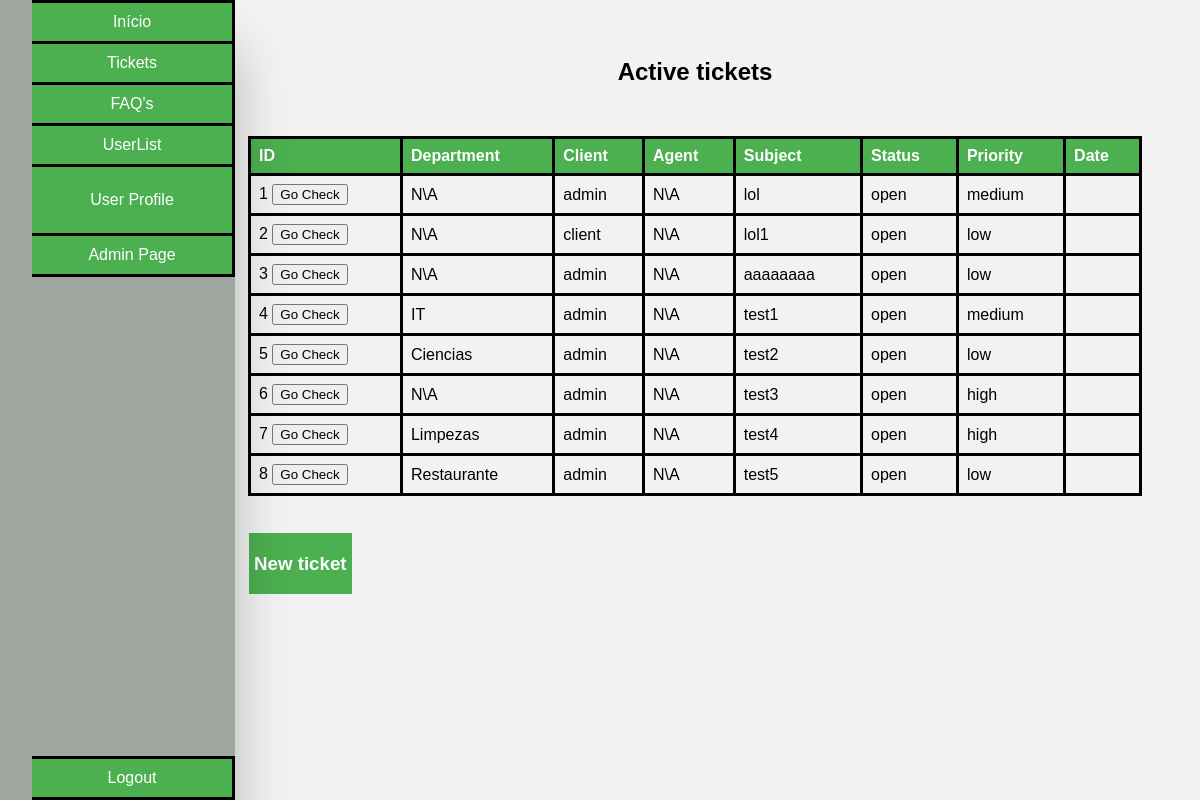
/tickets.php (signed in), run on an earlier commit of the app's database.
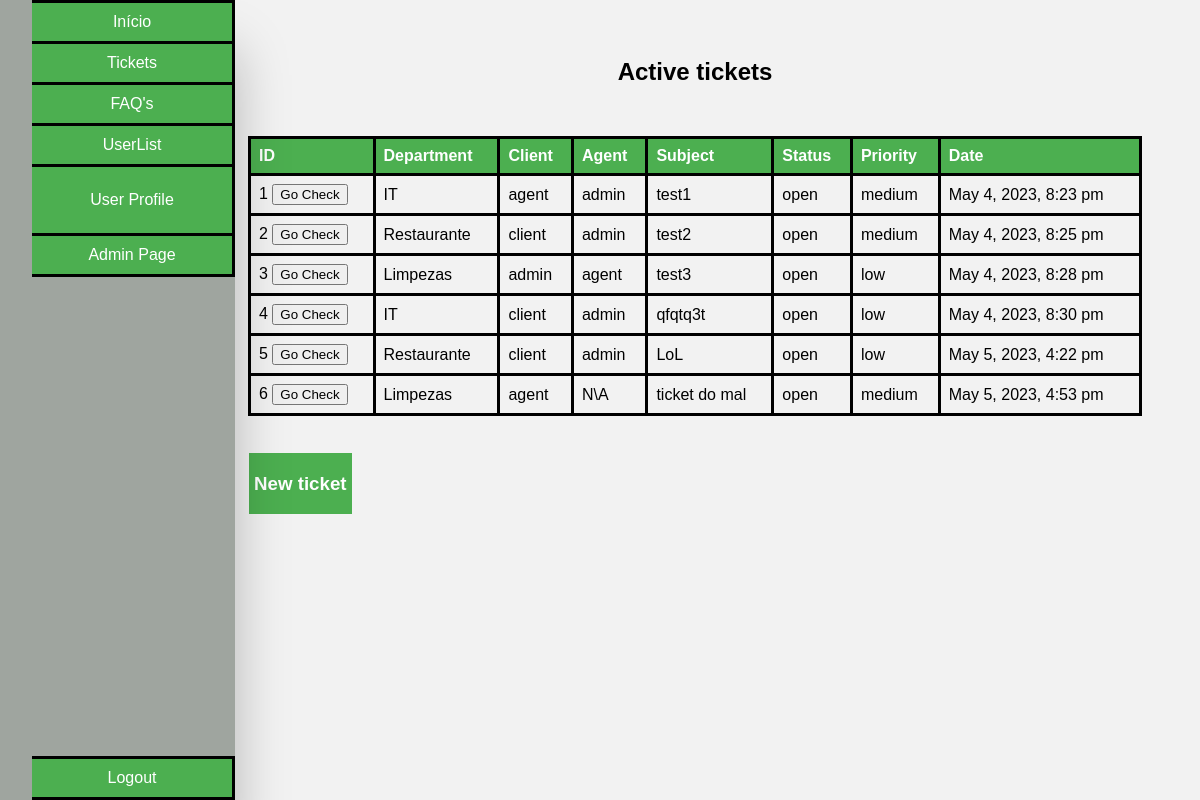
And on a later commit of the database.
### tables this page shows
CREATE TABLE tickets(
    id INTEGER PRIMARY KEY,
    department_id INTEGER,
    client_id INTEGER,
    agent_id INTEGER,
    subject VARCHAR(200) NOT NULL,
    description TEXT NOT NULL,
    status VARCHAR(10) CHECK(status = 'open' or status = 'assigned' or status = 'closed') NOT NULL,
    priority VARCHAR(10) CHECK(priority = 'low' or priority = 'medium' or priority ='high') NOT NULL,
    created_at DATETIME NOT NULL,
    updated_at DATETIME,
    FOREIGN KEY (department_id) REFERENCES department(id),
    FOREIGN KEY (client_id) REFERENCES user(id),
    FOREIGN KEY (agent_id) REFERENCES user(id)
);

CREATE TABLE user(
    id INTEGER PRIMARY KEY,
    name VARCHAR(50) NOT NULL,
    username VARCHAR(50) UNIQUE NOT NULL,
    email VARCHAR(50) UNIQUE NOT NULL,
    password VARCHAR(255) NOT NULL,
    role VARCHAR(10) CHECK(role = 'client' or role = 'agent' or role = 'admin') NOT NULL
);

CREATE TABLE department(
    id INTEGER PRIMARY KEY,
    name VARCHAR(50) NOT NULL
);

### functions.php (the view, shortened to what this page needs)
<?php
function searchUser($id){
    $db = getDatabaseConnection();
    $stmt = $db->prepare('SELECT * FROM user WHERE id = ?');
    $stmt->execute(array($id));
    return $stmt->fetch();
}
function getTicketsTableForUser($paramter){
    $db = getDatabaseConnection();
    $user = searchUser($_SESSION["user_id"]);
    if($paramter == 0){
        $stmt = $db->prepare('SELECT * FROM tickets WHERE client_id = ?');
        $stmt->execute(array($user["id"]));
        $tickets = $stmt->fetchAll();
    }
    else if($paramter == 1){
        $stmt = $db->prepare('SELECT * FROM tickets WHERE agent_id = ?');
        $stmt->execute(array($user["id"]));
        $tickets = $stmt->fetchAll();
    }
    else if($paramter == 2){
        $stmt = $db->prepare('SELECT * FROM tickets');
        $stmt->execute();
        $tickets = $stmt->fetchAll();
    }
    foreach ($tickets as $ticket) {
        $stmt = $db->prepare('SELECT * FROM department WHERE id = ?');
        $stmt->execute(array($ticket['department_id']));
        $department = $stmt->fetch();
        if($department == null){$department["name"] = "N\A";}
        $stmt = $db->prepare('SELECT * FROM user WHERE id = ?');
        $stmt->execute(array($ticket['client_id']));
        $c_user = $stmt->fetch();
        $stmt = $db->prepare('SELECT * FROM user WHERE id = ?');
        $stmt->execute(array($ticket['agent_id']));
        $a_user = $stmt->fetch();
        if($a_user == null){$a_user["name"] = "N\A";}
        echo "<tr>
            <td>" .$ticket['id']. "   <button onclick=sendDataTicket('". $ticket['id'] ."')>Go Check</button></td>
            <td>" . $department['name'] . "</td>
            <td>" . $c_user['name'] . "</td>
            <td>" . $a_user['name'] . "</td>
            <td>" . $ticket['subject'] . "</td>
            <td>" . $ticket['status'] . "</td>
            <td>" . $ticket['priority'] . "</td>
            <td>" . $ticket['updated_at'] . "</td>
            </tr>";
}
}
?>

### tickets.php (shortened to what this page needs)
<?php
   require_once('functions.php');
   $user = searchUser($_SESSION["user_id"]);
?>
<!DOCTYPE html>
<html lang="en-US">
<link rel="stylesheet" href="css/style_index.css">
<link rel="stylesheet" href="css/tickets.css">
   <head>
   </head>
   <body>
   <div class="container_master">
        <div class="container">
        <ul class="buttons">
            <li class="index"><a href="index.php">Início</a></li>
            <li class="tickets"><a href="tickets.php">Tickets</a></li>
            <li class="faqs"><a href="faqs.php">FAQ's</a></li>
            <li class="users"><a href="users.php">UserList</a></li>
            <li class="profile"><button onclick="sendDataUser('<?php echo $user['username'] ?>')">User Profile</button></li>
            <?php if($user["role"] == "admin"): ?>
            <li class="admin_page"><a href="admin_page.php">Admin Page</a></li>
            <?php endif; ?>
            <li class="logout"><a href="logout.php">Logout</a></li>
        </ul>
        </div>
      <div class="content">
      <h2>Active tickets</h2>
      <table>
        <thead>
            <tr>
                <th>ID</th>
                <th>Department</th>
                <th>Client</th>
                <th>Agent</th>
                <th>Subject</th>
                <th>Status</th>
                <th>Priority</th>
                <th>Date</th>
            </tr>
        </thead>
        <tbody>
            <?php
               getTicketsTableForUser(2);
            ?>
        </tbody>
      </table>
      <br><br>
      <div class="create_ticket">
        <h3><a href="create_ticket.php">New ticket</a></h3>
      </div>
      </div>
    </div>
   </body>
</html>

### css/style_index.css (style rules this page uses)
body { font-family: Arial, sans-serif; background-color: #f2f2f2; }
.buttons .admin_page { border-bottom: solid 3px black; }
.buttons .logout { border-bottom: solid 3px black; }
.buttons li { background-color: #4CAF50; text-decoration: none; color: white; border: none; color: white; padding: 10px 20px; text-align: center; text-decoration: none; display: inline-block; font-size: 16px; cursor: pointer; width: 10em; border-top: solid 3px black; border-right: solid 3px black; }
.buttons { margin-top: 0%; }
.buttons button { background-color: #4CAF50; border: none; color: white; padding: 10px 20px; text-align: center; text-decoration: none; display: inline-block; font-size: 16px; margin: 4px 2px; cursor: pointer; }
.buttons a { color: white; text-decoration: none; }
table { border-collapse: collapse; width: 100%; margin-top: 50px; }
th, td { text-align: left; padding: 8px; border-bottom: solid 3px black; border: solid 3px black; }
th { background-color: #4CAF50; color: white; }
tr:nth-child(even) { background-color: #f2f2f2; }
h1, h2 { text-align: center; margin-top: 50px; }
h2 { font-size: 24px; }
.logout { position: fixed; bottom: 0; }
.container_master { display: flex; justify-content: space-between; margin: 0 50px; margin-top: 0; }
.container { display: flex; justify-content: space-between; margin-left: -5.5%; background-color: #9fa59f; height: 100%; position: fixed; bottom: 0; box-shadow: 0 50px 50px rgba(0, 0, 0, 0.25); }
.buttons { display: flex; flex-direction: column; align-items: flex-start; }
.content { flex: 1; margin-left: 190px; width: 50em; }

### css/tickets.css (style rules this page uses)
.create_ticket a { text-decoration: none; color: white; }
.create_ticket { background-color: #4CAF50; border: none; color: white; padding: 1px 5px; text-align: center; text-decoration: none; display: inline-block; font-size: 16px; margin: 1px 1px; cursor: pointer; }

What changed in the data, as far as the page shows it:
removed tickets: id "7", department.name "Limpezas", client.name "admin", name "N\\A", subject "test4", status "open", priority "high"
removed tickets: id "8", department.name "Restaurante", client.name "admin", name "N\\A", subject "test5", status "open", priority "low"
changed tickets id 1: department.name "N\\A" → "IT"; client.name "admin" → "agent"; agent.name "N\\A" → "admin"; subject "lol" → "test1"; updated_at (not shown) → "May 4, 2023, 8:23 pm"
changed tickets id 2: department.name "N\\A" → "Restaurante"; agent.name "N\\A" → "admin"; subject "lol1" → "test2"; priority "low" → "medium"; updated_at (not shown) → "May 4, 2023, 8:25 pm"
changed tickets id 3: department.name "N\\A" → "Limpezas"; agent.name "N\\A" → "agent"; subject "aaaaaaaa" → "test3"; updated_at (not shown) → "May 4, 2023, 8:28 pm"
changed tickets id 4: client.name "admin" → "client"; agent.name "N\\A" → "admin"; subject "test1" → "qfqtq3t"; priority "medium" → "low"; updated_at (not shown) → "May 4, 2023, 8:30 pm"
changed tickets id 5: department.name "Ciencias" → "Restaurante"; client.name "admin" → "client"; agent.name "N\\A" → "admin"; subject "test2" → "LoL"; updated_at (not shown) → "May 5, 2023, 4:22 pm"
changed tickets id 6: department.name "N\\A" → "Limpezas"; client.name "admin" → "agent"; subject "test3" → "ticket do mal"; priority "high" → "medium"; updated_at (not shown) → "May 5, 2023, 4:53 pm"
